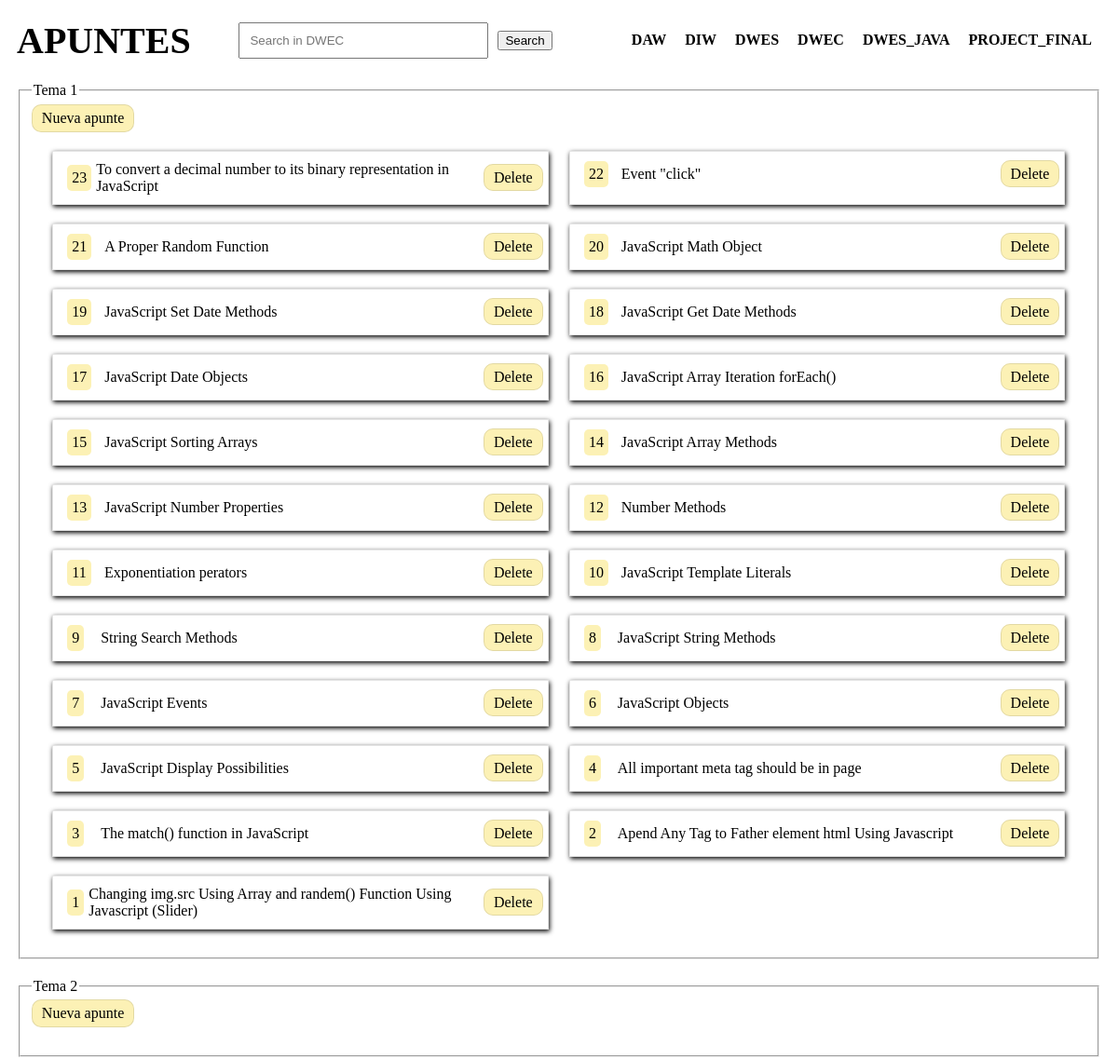
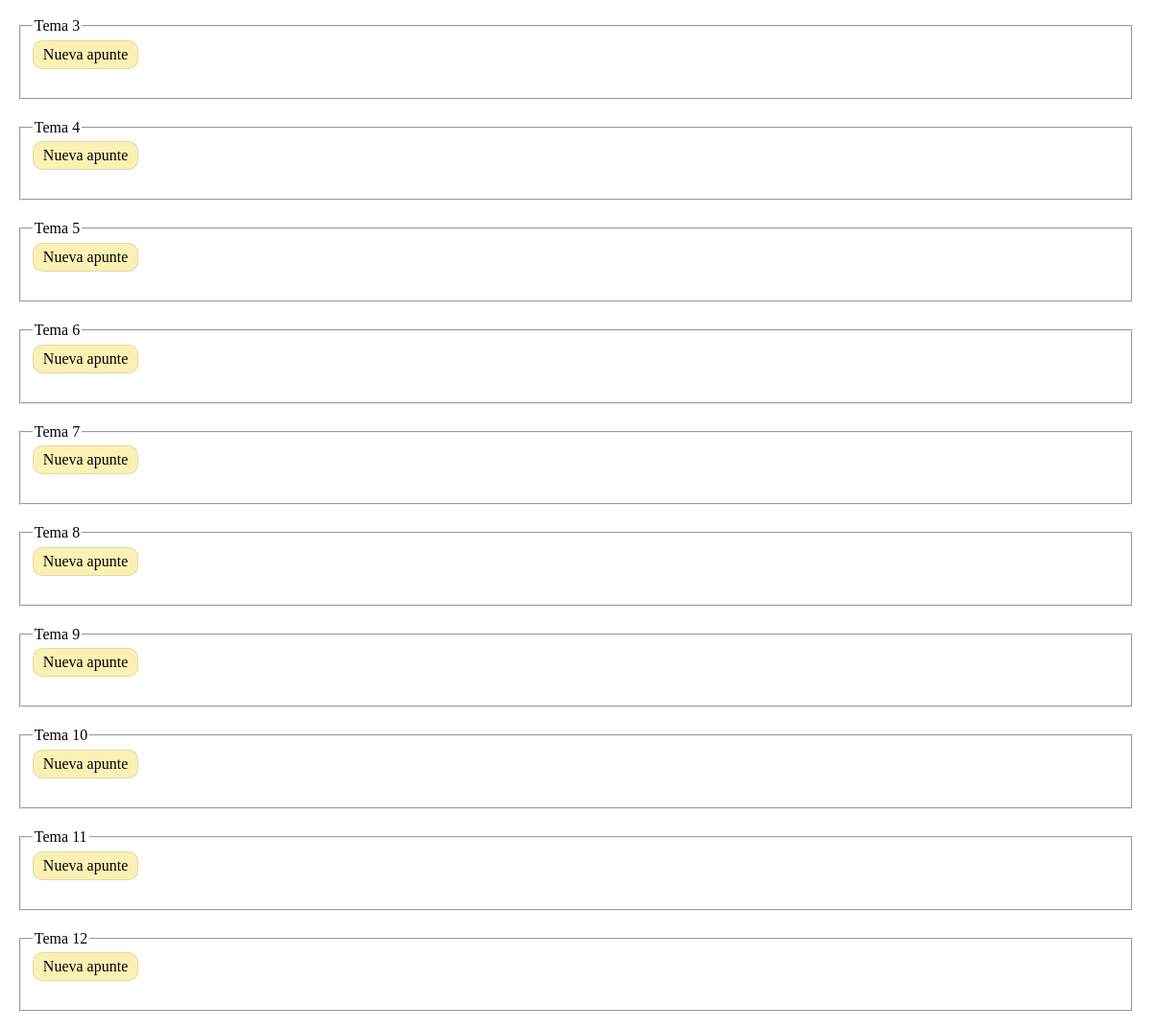
Screenshot of /index.php?page=DWEC with the database file from the repository (2 pictures, top to bottom).
### tables this page shows
CREATE TABLE `temas` (
  `id` int NOT NULL,
  `nombre` varchar(255) NOT NULL,
  `asignatura_id` int NOT NULL,
  `fecha` datetime DEFAULT CURRENT_TIMESTAMP
);

CREATE TABLE `apuntes` (
  `id` int NOT NULL,
  `nombre` varchar(255) NOT NULL,
  `apunte` longtext,
  `tema_id` int NOT NULL,
  `fecha` datetime DEFAULT CURRENT_TIMESTAMP
);

### models.php (called while the page is built, shortened)
<?php
class Models
{
    private function getConnection($sql)
    {
        $conn = new mysqli('localhost', 'root', '', 'daw2');
        $result = $conn->query($sql);
        $content = [];
        while ($row = $result->fetch_assoc()) {
            $content[] = $row;
        }
        return $content;
    }
    public function getTemas($id)
    {
        $sql = " select   temas.* from temas where asignatura_id={$id} order by fecha desc ";
        $temas = $this->getConnection($sql);
        return $temas;
    }
    public function getApuntes($id)
    {
        $sql = " select   apuntes.* from apuntes where tema_id={$id} order by fecha desc";
        $temas = $this->getConnection($sql);
        return $temas;
    }
}
?>

### apuntes.php (the view)
<?php
echo '<div id="apuntes">';
    $x=count($apuntes);
    foreach ($apuntes as  $valuea) {
        echo '<div class="apunte">';
        echo "
        <details>
        <summary><span style='border-radius:5px;width:max-content;padding:5px;background:rgba(245, 210, 10,0.3);margin:0 5px' >{$x}</span> <div style='min-width:75%'> {$valuea['nombre']}</div>
        <div id='btn' style='float:right;width:max-content;'>
        <a href='index.php?page=delete&id={$valuea['id']}' style='position: relative;right: -10px;'>Delete</a>
        </div>
        </summary>
        <p><pre><code>".htmlspecialchars($valuea['apunte'])."</code></pre></p>
        </details>
        ";
        echo '</div>';
        $x--;
    }
echo '</div>';
?>

### temas.php
<section id="temas">
<?php
if (is_array($temas) || is_object($temas)) {
    foreach ($temas as $value) {
        $models= new Models();
        $apuntes = $models->getApuntes($value['id']);
        echo '<fieldset>';
        echo "<legend>{$value['nombre']}</legend>";
        echo "<a href='#' class='NuevaApunte' data-name='{$value['nombre']}' data-url='{$value['id']}' > Nueva apunte </a>";
        include('apuntes.php');
        echo '</fieldset>';
    }
} else {
    echo 'Error: $temas is not an array or an object.';
}
?>
</section>

### style.css (style rules this page uses)
#btn { float: right; width: max-content; height: max-content; padding: 5px; }
summary { width: 100%; display: flex; flex-direction: row; justify-content: space-between; align-items: center; }
a { text-decoration: none; color: black; font-weight: 500; }
#temas { width: 100%; display: flex; flex-wrap: wrap; }
fieldset { display: flex; flex-wrap: wrap; width: 98%; margin: 10px 1%; }
fieldset a { border: 1px solid rgba(0, 0, 0, 0.1) ; padding: 5px 10px; border-radius: 10px; background: rgba(245, 210, 10,0.3); }
#apuntes { display: flex; flex-wrap: wrap; width: 98%; margin: 10px 1%; }
.apunte { width: 46%; margin: 10px 1%; border: 1px solid rgba(0, 0, 0, 0.1); padding: 10px; box-shadow: 1px 2px 5px black; }

### rows the page displays
temas: nombre "Tema 1"
apuntes: nombre "To convert a decimal number to its binary representation in JavaScript"
apuntes: nombre "Event \"click\""
apuntes: nombre "A Proper Random Function"
apuntes: nombre "JavaScript Math Object"
apuntes: nombre "JavaScript Set Date Methods"
apuntes: nombre "JavaScript Get Date Methods"
apuntes: nombre "JavaScript Date Objects"
apuntes: nombre "JavaScript Array Iteration forEach()"
apuntes: nombre "JavaScript Sorting Arrays"
apuntes: nombre "JavaScript Array Methods"
apuntes: nombre "JavaScript Number Properties"
apuntes: nombre "Number Methods"
apuntes: nombre "Exponentiation perators"
apuntes: nombre "JavaScript Template Literals"
apuntes: nombre "String Search Methods"
apuntes: nombre "JavaScript String Methods"
apuntes: nombre "JavaScript Events"
apuntes: nombre "JavaScript Objects"
apuntes: nombre "JavaScript Display Possibilities"
apuntes: nombre "All important meta tag should be in page"
apuntes: nombre "The match() function in JavaScript"
apuntes: nombre "Apend Any Tag to Father element html Using Javascript"
apuntes: nombre "Changing img.src Using Array and randem() Function Using Javascript (Slider)"
temas: nombre "Tema 2"
temas: nombre "Tema 3"
temas: nombre "Tema 4"
temas: nombre "Tema 5"
temas: nombre "Tema 6"
temas: nombre "Tema 7"
temas: nombre "Tema 8"
temas: nombre "Tema 9"
temas: nombre "Tema 10"
temas: nombre "Tema 11"
temas: nombre "Tema 12"
